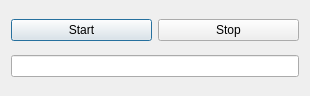
<?xml version="1.0" encoding="UTF-8"?>
<ui version="4.0">
 <class>Dialog</class>
 <widget class="QDialog" name="Dialog">
  <property name="geometry">
   <rect>
    <x>0</x>
    <y>0</y>
    <width>310</width>
    <height>96</height>
   </rect>
  </property>
  <property name="windowTitle">
   <string>Dialog</string>
  </property>
  <layout class="QVBoxLayout" name="verticalLayout">
   <item>
    <layout class="QHBoxLayout" name="horizontalLayout">
     <item>
      <widget class="QPushButton" name="btnStart">
       <property name="text">
        <string>Start</string>
       </property>
      </widget>
     </item>
     <item>
      <widget class="QPushButton" name="btnStop">
       <property name="text">
        <string>Stop</string>
       </property>
      </widget>
     </item>
    </layout>
   </item>
   <item>
    <widget class="QLineEdit" name="lineEdit"/>
   </item>
  </layout>
 </widget>
 <resources/>
 <connections/>
</ui>
